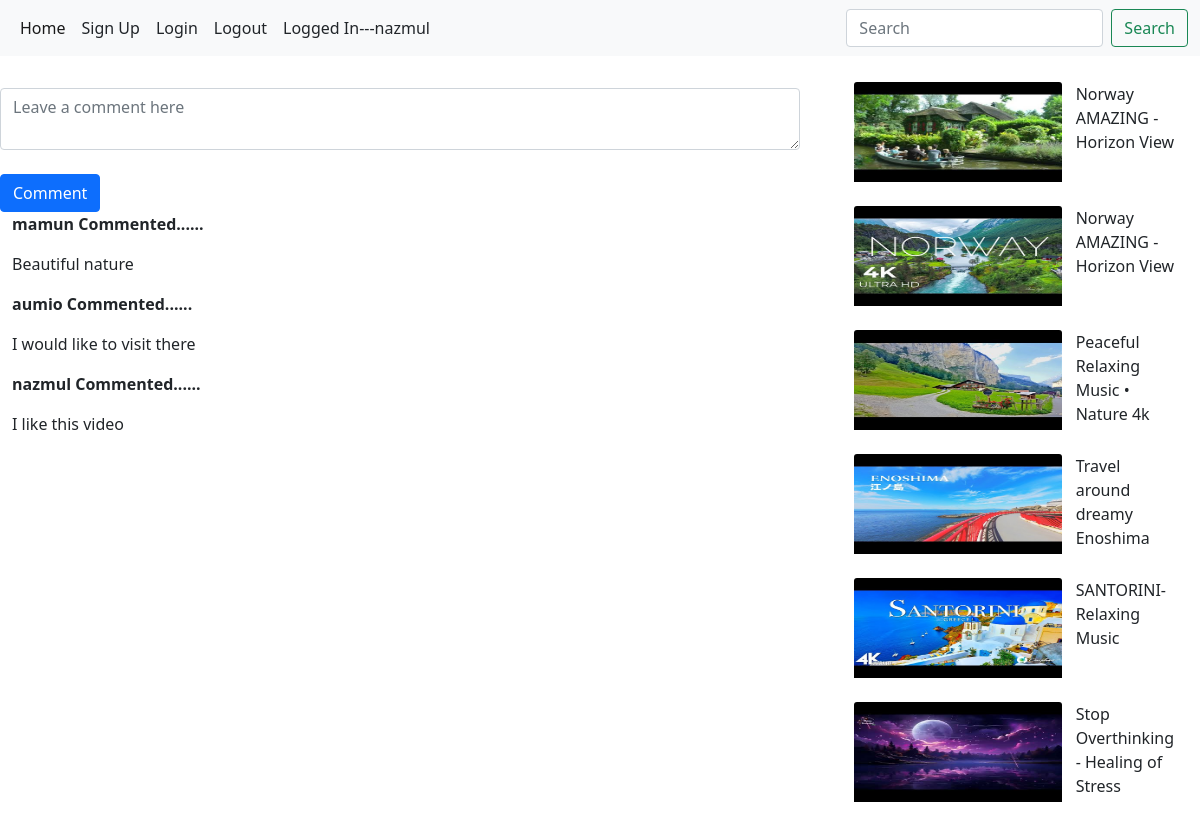
Screenshot of /watch1/ (signed in) with the database file from the repository.
### streaming/models.py (models this page shows, shortened)
class comment(models.Model):
    content = models.ForeignKey(Item, on_delete=models.CASCADE,blank=True,null=True,related_name ='user_comments' )
    user = models.ForeignKey(User, on_delete=models.CASCADE,blank=True,null=True)
    commented = models.TextField(blank=True,null=True)
    created = models.DateTimeField(auto_now_add=True)

class Item(models.Model):
    name = models.CharField(max_length=100, blank=True,null=True)
    video = EmbedVideoField()
    thumbnail = models.ImageField(upload_to='thumbnail',blank=True,null=True)

### streaming/views.py (the view, shortened to what this page needs)
# urls.py: path('watch<int:id>/',views.watch,name='watch'),
@login_required
def watch(request,id):
    data = Item.objects.get(id = id)
    recommended = Item.objects.all().exclude(id = id)
    comment_data = comment.objects.filter(content_id = id).order_by('-created').all()
    context={
        'data':data,
        'comment_data':comment_data,
        'recommended':recommended,
    }
    return render(request,'watch.html',context)

### templates/watch.html (shortened to what this page needs)
{% extends 'base.html' %}
{% load embed_video_tags %}
{% block content %}
    <div class="content-wrap">
      <div class="ml-5 mt-3">
          <form method="post" action="{% url 'watch' data.id %}" >
              <div class="form-group">
                <textarea class="form-control" name="comment" placeholder="Leave a comment here" id="floatingTextarea" style="width:800px;"></textarea>
              </div><br>
              <button type="submit" class="btn btn-primary">Comment</button>
            </form>
      </div>
  </div>
  <div class="container-fluid">
    {% for i in comment_data %}
    <p><b>{{i.user.username}} Commented......</b></p>
    <p>{{i.commented}}</p>
    {% endfor %}
  </div>
  <div class="container side_div">
    {% for i in recommended %}
    <div class="thumbnail">
      <div class="sub_thumbnail thumbnail_image">
        <a href="{% url 'watch' i.id %}"><img src="/media/{{i.thumbnail}}" class="card-img-top" alt="..." height="100px"></a>
      </div>
      <div class=" sub_thumbnail thumbnail_caption">
        {{i.name}}
      </div>
    </div><br>
    {% endfor %}
  </div>
{% endblock %}

### templates/base.html (shortened to what this page needs)
<!doctype html>
<html lang="en">
  <head>
    <link href="https://cdn.jsdelivr.net/npm/bootstrap@5.0.2/dist/css/bootstrap.min.css" rel="stylesheet">
  </head>
  <body>
    <nav class="navbar navbar-expand-lg navbar-light bg-light">
      <div class="container-fluid">
        <div class="collapse navbar-collapse" id="navbarSupportedContent">
          <ul class="navbar-nav me-auto mb-2 mb-lg-0">
            <li class="nav-item">
              <a class="nav-link active" aria-current="page" href="{% url 'home' %}">Home</a>
            </li>
            <li class="nav-item">
              <a class="nav-link text-dark" href="{% url 'user_registration' %}">Sign Up</a>
            </li>
            <li class="nav-item">
              <a class="nav-link text-dark" href="{% url 'user_login' %}">Login</a>
            </li>
            <li class="nav-item">
              <a class="nav-link text-dark" href="{% url 'user_logout' %}">Logout</a>
            </li>
            <li class="nav-item">
              <a class="nav-link text-dark">Logged In---{{request.user.username}}</a>
            </li>
          </ul>
          <form class="d-flex" method="GET" action="{% url 'search' %}">
            <input class="form-control me-2" type="search" name="q" placeholder="Search" aria-label="Search">
            <button class="btn btn-outline-success" type="submit">Search</button>
          </form>
        </div>
      </div>
    </nav>
    {% block content %}
    {% endblock %}
  </body>
</html>

### templates/base.html (style rules this page uses)
.side_div { width:350px; position:absolute; left:70%; top:80px; }
.thumbnail { height:100px; width:100%; }
.sub_thumbnail { float:left; padding:2px; }
.thumbnail_image { height:100%; width : 65%; }
.thumbnail_caption { height:100%; width: 32%; position:relative; left:3%; }

### rows the page displays
comment: user.username "mamun", commented "Beautiful nature"
comment: user.username "aumio", commented "I would like to visit there"
comment: user.username "nazmul", commented "I like this video"
Item: thumbnail (placeholder picture), name "Norway AMAZING - Horizon View"
Item: thumbnail (placeholder picture), name "Norway AMAZING - Horizon View"
Item: thumbnail (placeholder picture), name "Peaceful Relaxing Music • Nature 4k"
Item: thumbnail (placeholder picture), name "Travel around dreamy Enoshima"
Item: thumbnail (placeholder picture), name "SANTORINI- Relaxing Music"
Item: thumbnail (placeholder picture), name "Stop Overthinking - Healing of Stress"

### other values shown
{{ request.user.username }} "nazmul"
